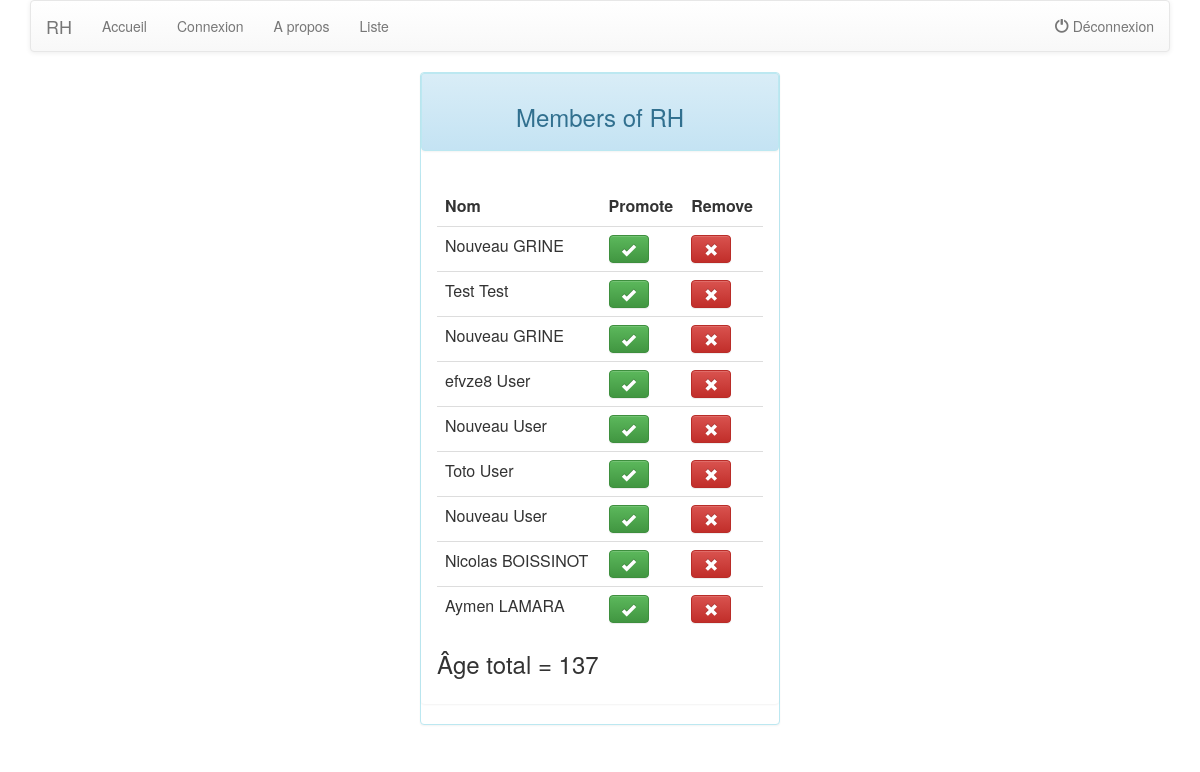
The app's page /listUsers with its own data.
### qa/models.py (models this page shows)
class Qa(models.Model):
    first = models.CharField(max_length=200)
    last = models.CharField(max_length=200)
    email = models.EmailField(max_length=100, default="")
    password = models.CharField(max_length=100, default="")
    age = models.IntegerField(max_length=3)

### qa/views.py (the view)
# urls.py: url(r'^listUsers', views.listUsers, name='listUsers'),
def listUsers(request):
    users = Qa.objects.all().order_by('id')
    total_age = 0
    for user in users:
        total_age = total_age + user.age
    context = {'users':users, 'total_age':total_age}
    return render(request, 'qa.html', context )

### qa/templates/qa.html
{% extends "base.html" %}
{% block content %}
<div class="panel panel-info">
	<div style="text-align: center" class="panel panel-heading">
		<h3>Members of RH</h3>
	</div>
	<div class="panel panel-body">
<table class="table table-hover">
<tr><th>Nom</th><th>Promote</th><th>Remove</th></tr>
	{% for user in users %}
    <tr>
    <td>
    {{ user.first }} {{ user.last }}</td>
    <td>
    <button class="btn btn-success"><span class="glyphicon glyphicon-ok"></span></button></td>
    <td>
    <button class="btn btn-danger"><span class="glyphicon glyphicon-remove"></span></button>
    </td></tr>
    {% endfor %}
</table>
<h3> Âge total =  {{ total_age }} </h3>
</div>
</div>
{% endblock %}

### records on screen
Qa: first "Nouveau", last "GRINE"
Qa: first "Test", last "Test"
Qa: first "Nouveau", last "GRINE"
Qa: first "efvze8", last "User"
Qa: first "Nouveau", last "User"
Qa: first "Toto", last "User"
Qa: first "Nouveau", last "User"
Qa: first "Nicolas", last "BOISSINOT"
Qa: first "Aymen", last "LAMARA"

### other values on screen
{{ total_age }} "137"
